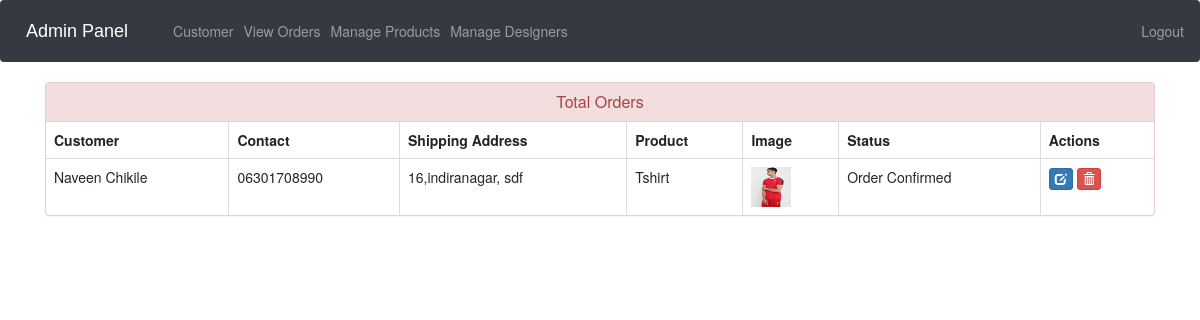
The page /admin-view-booking (signed in) on the database its author committed.
### ecom/models.py (models this page shows, shortened)
class Customer(models.Model):
    user=models.OneToOneField(User,on_delete=models.CASCADE)
    profile_pic= models.ImageField(upload_to='profile_pic/CustomerProfilePic/',null=True,blank=True)
    address = models.CharField(max_length=40)
    mobile = models.CharField(max_length=20,null=False)
    @property
    def get_name(self):
        return self.user.first_name+" "+self.user.last_name

class Orders(models.Model):
    STATUS =(
        ('Pending','Pending'),
        ('Order Confirmed','Order Confirmed'),
        ('Out for Delivery','Out for Delivery'),
        ('Delivered','Delivered'),
    )
    customer=models.ForeignKey('Customer', on_delete=models.CASCADE,null=True)
    product=models.ForeignKey('Product',on_delete=models.CASCADE,null=True)
    email = models.CharField(max_length=50,null=True)
    address = models.CharField(max_length=500,null=True)
    mobile = models.CharField(max_length=20,null=True)
    order_date= models.DateField(auto_now_add=True,null=True)
    status=models.CharField(max_length=50,null=True,choices=STATUS)

class Product(models.Model):
    CATEGORY_CHOICES = [
        ('Men', 'Men'),
        ('Women', 'Women'),
        ('Boys', 'Boys'),
        ('Girls', 'Girls'),
        ('Kids', 'Kids'),
        ('Accessories', 'Accessories'),
    ]
    name = models.CharField(max_length=40)
    product_image = models.ImageField(upload_to='product_image/', null=True, blank=True)
    price = models.PositiveIntegerField()
    description = models.CharField(max_length=40)
    category = models.CharField(max_length=11, choices=CATEGORY_CHOICES, default='Men')

### ecom/views.py (the view)
# urls.py: path('admin-view-booking', views.admin_view_booking_view,name='admin-view-booking'),
@login_required(login_url='adminlogin')
def admin_view_booking_view(request):
    orders=models.Orders.objects.all()
    ordered_products=[]
    ordered_bys=[]
    for order in orders:
        ordered_product=models.Product.objects.all().filter(id=order.product.id)
        ordered_by=models.Customer.objects.all().filter(id = order.customer.id)
        ordered_products.append(ordered_product)
        ordered_bys.append(ordered_by)
    return render(request,'ecom/admin_view_booking.html',{'data':zip(ordered_products,ordered_bys,orders)})

### templates/ecom/admin_view_booking.html (shortened to what this page needs)
{% extends 'ecom/admin_base.html' %}
{% load static %}
{% block content %}
<head>
  <link href="//netdna.bootstrapcdn.com/bootstrap/3.0.0/css/bootstrap.min.css" rel="stylesheet" id="bootstrap-css">
</head>
<div class="container">
  <div class="panel panel-danger">
    <div class="panel-heading">
      <h6 class="panel-title">Total Orders</h6>
    </div>
    <table class="table table-hover table-bordered" id="dev-table">
      <thead>
        <tr>
          <th>Customer</th>
          <th>Contact</th>
          <th>Shipping Address</th>
          <th>Product</th>
          <th>Image</th>
          <th>Status</th>
          <th>Actions</th>
        </tr>
      </thead>
      {% for product,customer,order in data %}
      <tr>
        {% for c in customer %}
        <td> {{c.get_name}}</td>
        <td>{{c.mobile}}</td>
        <td>{{order.address}}</td>
        {% endfor %}
        {% for p in product %}
        <td> {{p.name}}</td>
        <td> <img src="{% static p.product_image.url %}" alt="Profile Pic" height="40px" width="40px" /></td>
        <td>{{order.status}}</td>
        <td><a class="btn btn-primary btn-xs" href="{% url 'update-order' order.id  %}"><span class="glyphicon glyphicon-edit"></span></a>
        <a class="btn btn-danger btn-xs" href="{% url 'delete-order' order.id  %}"><span class="glyphicon glyphicon-trash"></span></a></td>
        {% endfor %}
      </tr>
      {% endfor %}
    </table>
  </div>
</div>
{% endblock content %}

### templates/ecom/admin_view_booking.html (style rules this page uses)
a:link { text-decoration: none; }
h6 { text-align: center; }

### rows shown on the page
Orders: address "16,indiranagar, sdf", status "Order Confirmed"
Customer: get_name "Naveen Chikile", mobile "06301708990"
Product: name "Tshirt", product_image (picture)
